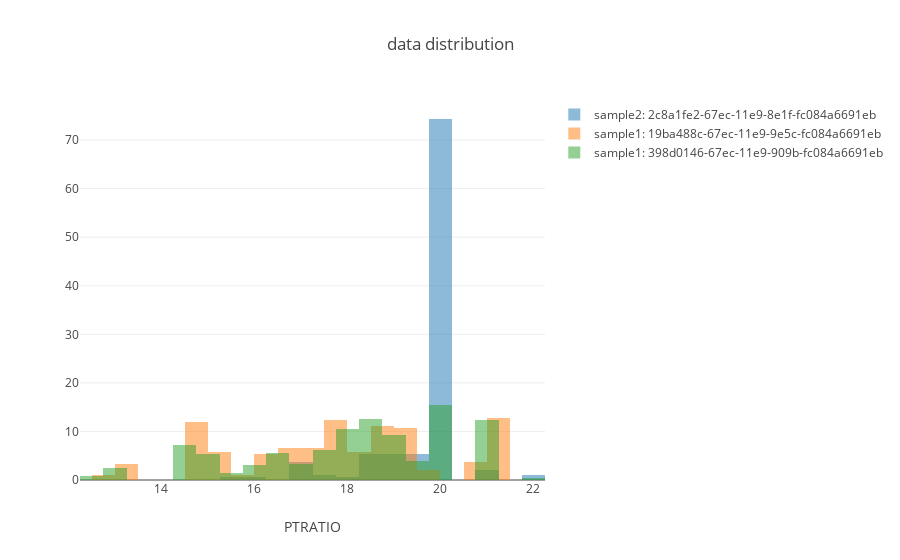

Notebook code cell kept with this figure:
### Markdown cell above
### Plot data

### Code cell
plot.histogram_data(ml_repo, {ml_repo.tree.test_data.sample2() :['last'], ml_repo.tree.training_data.sample1(): ['first','last']}, x_coordinate = 'PTRATIO') #, y_coordinate='MEDV')

### Figure 1 — Plotly figure (JSON) as saved in the notebook; plotly's stock layout.template omitted (floating-point values rounded to 4 significant figures; data arrays with more than 128 entries replaced by an {"elided": "..."} marker saying what was removed)
{"data": [{"histnorm": "percent", "name": "sample2: 2c8a1fe2-67ec-11e9-8e1f-fc084a6691eb", "opacity": 0.5, "text": "", "type": "histogram", "uid": "1df31480-4f3f-4ca0-8ada-aa527e502368", "x": {"elided": "187 float values"}}, {"histnorm": "percent", "name": "sample1: 19ba488c-67ec-11e9-9e5c-fc084a6691eb", "opacity": 0.5, "text": "", "type": "histogram", "uid": "bce9dc73-6418-49fc-a44c-ed425faaabc1", "x": {"elided": "299 float values"}}, {"histnorm": "percent", "name": "sample1: 398d0146-67ec-11e9-909b-fc084a6691eb", "opacity": 0.5, "text": "", "type": "histogram", "uid": "f229cb1e-30c5-4760-9d70-0ae83c768b09", "x": {"elided": "399 float values"}}], "layout": {"barmode": "overlay", "title": {"text": "data distribution"}, "xaxis": {"title": {"text": "PTRATIO"}}}}
